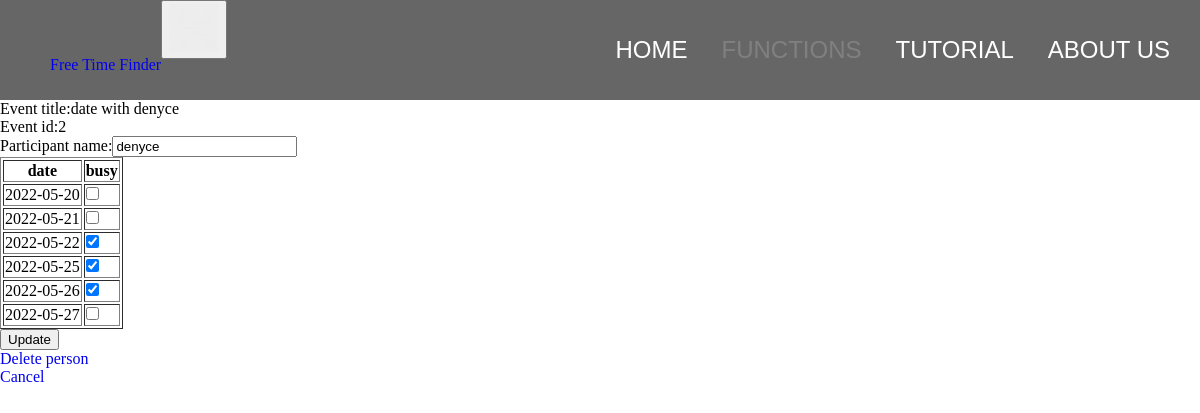
The page /edit_participant?person_id=10 on the database its author committed.
### main.py (models this page shows, shortened)
class Event(db.Model):
    id = db.Column(db.Integer, primary_key=True)
    title = db.Column(db.String(100))
    dates = db.relationship("Date", cascade="all, delete-orphan", backref="event")
    people = db.relationship("Person", cascade="all, delete-orphan", backref="event")

class Person(db.Model):
    id = db.Column(db.Integer, primary_key=True)
    name = db.Column(db.String(50))
    event_id = db.Column(db.Integer, db.ForeignKey("event.id"))
    busy_dates = db.relationship("Busy_date", cascade="all, delete-orphan", backref="person")

class Date(db.Model):
    id = db.Column(db.Integer, primary_key=True)
    date = db.Column(db.Date)
    event_id = db.Column(db.Integer, db.ForeignKey("event.id"))

### main.py (the view)
@app.route("/edit_participant", methods=["GET", "POST"])
def edit_participant():
    person_id = request.args.get("person_id")
    query_person = Person.query.filter_by(id=person_id).first()
    query_event = query_person.event
    if request.method == "POST":
        db.session.delete(query_person)
        new_name = request.form["name"]
        new_person = Person(name=new_name, event=query_event)
        db.session.add(new_person)
        for i in request.form:
            if i != "name":
                busy_date = datetime.datetime.strptime(i, "%Y-%m-%d").date()
                new_busy_date = Busy_date(date=busy_date, person=new_person)
                db.session.add(new_busy_date)
        db.session.commit()
        return render_template("edit_participant_status.html", status="Success", person=new_person)
    else:
        person_busy_dates = []
        for i in query_person.busy_dates:
            person_busy_dates.append(i.date)
        return render_template("edit_participant.html", person=query_person, person_busy_dates=person_busy_dates)

### templates/edit_participant.html (shortened to what this page needs)
{% extends "base.html" %}
{% block navright %}
<li><a href="/">Home</a></li>
<li><a href="/functions" class="active">Functions</a></li>
<li><a href="/tutorial">Tutorial</a></li>
<li><a href="/about">About Us</a></li>
{% endblock %}
{% block content %}
<p>Event title:{{person.event.title}}</p>
<p>Event id:{{person.event_id}}</p>
<form id = "event_inp" action = "#" method="post">
    <p>Participant name:<input type="text" name="name", value="{{person.name}}" required></p>
    <table border="1">
        <tr>
            <th>date</th>
            <th>busy</th>
        </tr>
    {% for date in person.event.dates %}
        <tr>
            <td>{{date.date}}</td>
            <td><input type="checkbox" name="{{date.date}}" {% if date.date in person_busy_dates %} checked {% endif %}></td>
        </tr>
    {% endfor %}
    </table>
    <p id='subm'><input type='submit' value='Update'></p>
</form>
<a href="/delete_person?person_id={{person.id}}">Delete person</a>
<a href="/find_event?event_id={{person.event_id}}"><p>Cancel</p></a>
{% endblock %}

### static/css/main.css (style rules this page uses)
body { background-color:white; }
* { margin:0px; list-style: none; }
a { text-decoration: none; }
#navright li { display:inline; }
#navright a { color:white; font-size:1.5em; margin-right:30px; text-transform: uppercase; text-decoration: none; transition: color 0.1s; font-family: 'Poppins', sans-serif; }
#navright .active { color:grey; }

### rows shown on the page
Event: event "date with denyce"
Person: event_id "2", name "denyce"
Date: date "2022-05-20"
Date: date "2022-05-21"
Date: date "2022-05-22", date "☑"
Date: date "2022-05-25", date "☑"
Date: date "2022-05-26", date "☑"
Date: date "2022-05-27"
